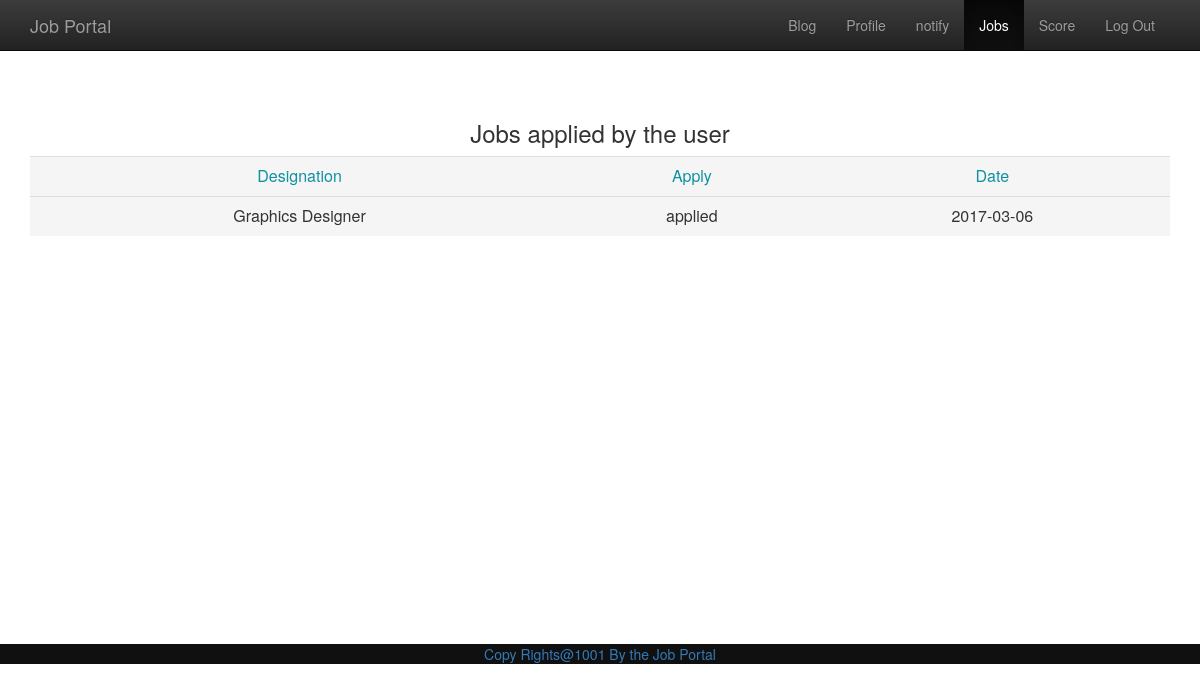
The app's page /userjobs.php (signed in) with its own data.
### tables this page shows
CREATE TABLE IF NOT EXISTS `apply` (
  `id` int(100) NOT NULL AUTO_INCREMENT,
  `sid` int(100) NOT NULL,
  `desg` varchar(100) NOT NULL,
  `apply` varchar(100) NOT NULL DEFAULT 'Applied',
  `degid` varchar(100) NOT NULL,
  `date` varchar(123) NOT NULL,
  `schedule` varchar(100) NOT NULL,
  `yes` varchar(100) NOT NULL,
  PRIMARY KEY (`id`)
);

### userjobs.php (the view, shortened to what this page needs)
<html>
<head>
<link rel="stylesheet" text="text/css" href="css/bootstrap.min.css">
<link rel="stylesheet" text="text/css" href="css/bootstrap-theme.min.css">
<link rel="stylesheet" text="text/css" href="css/style.css">
</head>
<body>
<nav class="navbar navbar-inverse navbar-fixed-top" id="my-navbar">
<div class="container">
<div class="nav-header logo">
<a href="index.php" class="navbar-brand pull-left">Job Portal</a>
</div>
<div class="collapse navbar-collapse menu">
<ul class="nav navbar-nav pull-right" >
<li><a href="blog.php">Blog</a></li>
<li ><a href="profilepage.php">Profile</a></li>
<li ><a href="notification.php">notify</a></li>
<li class="active"><a href="userjobs.php">Jobs</a></li>
<li ><a href="usermark.php">Score</a></li>
<li><a href="alogout.php">Log Out</a></li>
</ul>
</div>
</div>
</nav>
<div class="container" style="margin-top:100px;">
<h3 class="text-center">Jobs applied by the user</h3>
<table class="table table-responsive text-center">
<tr class="active" style="color:#0E91A1">
<td>Designation</td>
<td>Apply</td>
<td>Date</td>
</tr>
		<?php
		if(isset($_SESSION['id']))
		{
			$uid=$_SESSION['id'];
			$que="select * from apply where id='$uid'";
			$result=mysql_query($que);
			while($row=mysql_fetch_array($result))
			{
				echo "<tr class='active'>";
				echo "<td>".$row['desg']."</td>";
				echo "<td>".$row['apply']."</td>";
				echo "<td>".$row['date']."</td>";
				echo "</tr>";
			}
		}
		?>
</table>
</div>
<div class="footer text-center bill" style="margin-top:388px;">
<a href="index.php">Copy Rights@1001 <span>By the Job Portal</span></a>
</div>
</body>
</html>

### css/style.css (style rules this page uses)
.bill { background-color:#101010 !important; }

### records on screen
apply: desg "Graphics Designer", apply "applied", date "2017-03-06"
